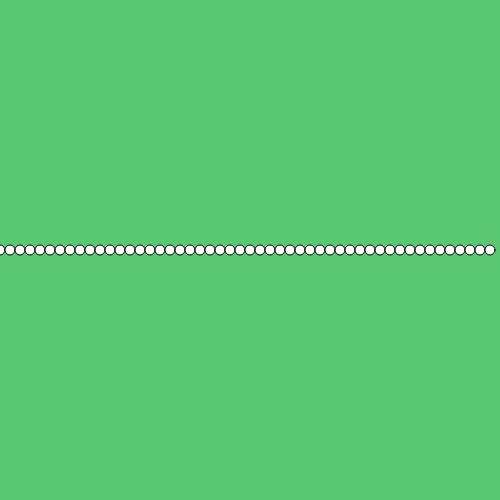
Frame 1 (no input)
Frame 60 (no input): identical to frame 1, image omitted
Frame 120 (the mouse pressed at the canvas centre since frame 60): identical to frame 1, image omitted

The p5.js sketch that drew this single still picture (run headless with seeded random() and noise() and a simulated clock; from frame 60 on, the mouse is pressed at the canvas centre):

// p5.js sketch
// ── sketch.js


function setup(){
  createCanvas(500,500);
  circleX=0;

}

function draw(){
  background(90,200,112);

  fill(255,255,255);

circleX=0;

for(var circleX=0;circleX<width;circleX=circleX+10){


  ellipse(circleX,height/2,10,10);
}


}
